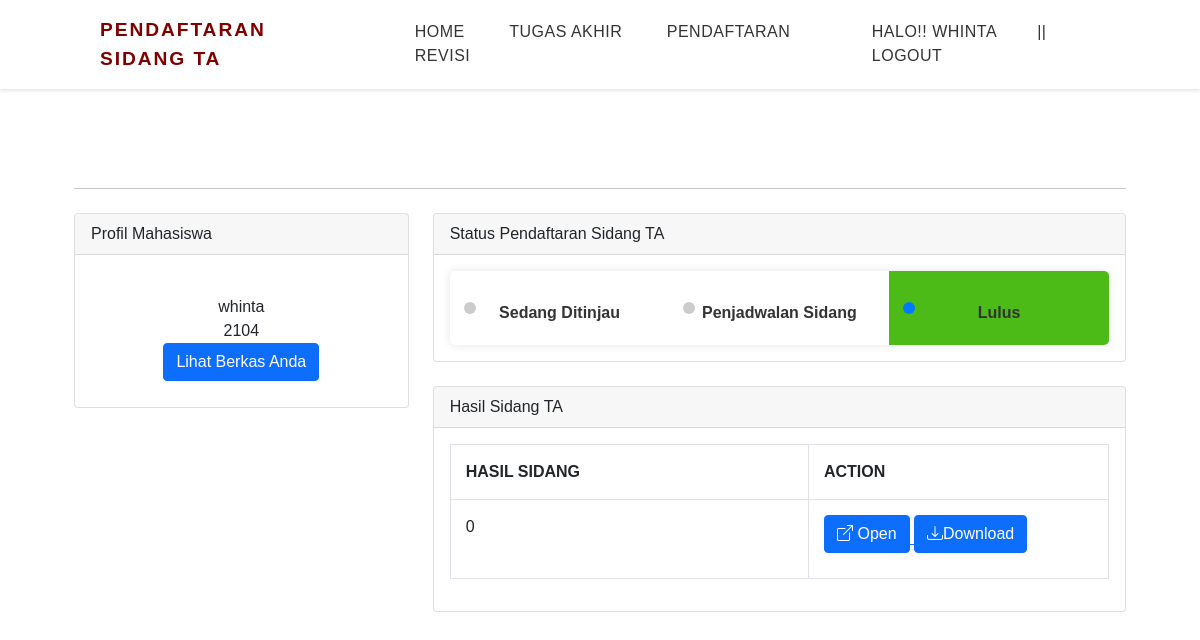
Page /user/profil_lulus.php (signed in) on the committed database.
### tables this page shows
CREATE TABLE `multiuser` (
  `nama` varchar(255) NOT NULL,
  `no_hp` varchar(255) NOT NULL,
  `nim` varchar(255) NOT NULL,
  `pass` varchar(255) NOT NULL,
  `status_form_pengajuan_sidangTA` varchar(255) NOT NULL,
  `status_form_administrasi` varchar(255) NOT NULL,
  `nilai_sidang` varchar(255) NOT NULL,
  `jadwal_sidang` varchar(255) NOT NULL,
  `hak_akses` varchar(255) NOT NULL
);

### user/profil_lulus.php (the view, shortened to what this page needs)
<?php
include "../admin/connect.php";
$nim = $_SESSION['nim'];
$sql = "SELECT  nim, nilai_sidang
FROM multiuser
WHERE nim = '$nim'
LIMIT 0, 25;";
$hasil = mysqli_query($koneksi, $sql);
$data_hasil = mysqli_fetch_assoc($hasil);
?>
<!DOCTYPE html>
<html lang="en">
<head>
    <link rel="stylesheet" href="../index.css">
    <link rel="stylesheet" href="pendaftaran.css">
    <link rel="stylesheet" href="profil.css">
    <link rel="stylesheet" href="https://cdn.jsdelivr.net/npm/bootstrap-icons@1.7.2/font/bootstrap-icons.css">
    <link href="https://cdn.jsdelivr.net/npm/bootstrap@5.0.2/dist/css/bootstrap.min.css" rel="stylesheet">
</head>
<body>
    <section>
        <header style="padding: 15px 100px 5px 100px;">
            <div class="logo" style="margin-top: -10px;">PENDAFTARAN SIDANG TA</div>
            <ul style="margin-top: 5px;">
                <li><a href="../index.php">Home</a></li>
                <li><a href="tugasakhir.php">Tugas Akhir</a></li>
                <li><a href="pendaftaran.php">Pendaftaran</a></li>
                <li><a href="revisi.php">Revisi</a></li>
            </ul>
            <ul style="margin-top: 5px;">
                <?php
                $query_nama = "SELECT `nama` FROM `multiuser` WHERE nim = '$nim';";
                $hasil_nama = mysqli_query($koneksi, $query_nama);
                if ($hasil_nama) {
                    $row_nama = mysqli_fetch_assoc($hasil_nama);
                    $nama = $row_nama['nama'];
                    echo "<li><a href='profil.php'>halo!! " . $nama . "</a></li>";
                    echo "<li><span>||</span></li>";
                    echo "<li><a href='../login multiuser/logout.php'>Logout</a></li>";
                } else {
                    echo "Error in query: " . mysqli_error($koneksi);
                }
                ?>
            </ul>
        </header>
        <div class="container-xl px-4 mt-4">
            <hr class="mt-0 mb-4">
            <div class="row">
                <div class="col-xl-4">
                    <div class="card mb-4 mb-xl-0">
                        <div class="card-header">Profil Mahasiswa</div>
                        <div class="card-body text-center">
                            <div class="logo">
                                <?php
                                $query_nama = "SELECT `nama` FROM `multiuser` WHERE nim = '$nim';";
                                $hasil_nama = mysqli_query($koneksi, $query_nama);
                                if ($hasil_nama) {
                                    $row_nama = mysqli_fetch_assoc($hasil_nama);
                                    $nama = $row_nama['nama'];
                                    echo "<span> " . $nama . "</span>";
                                    echo "<br><span> " . $nim . "</span>";
                                } else {
                                    echo "Error in query: " . mysqli_error($koneksi);
                                }
                                ?> <br>
                                <a href="berkas.php" class="btn btn-primary">
                                    <span></span>Lihat Berkas Anda
                                </a>
                            </div>
                        </div>
                    </div>
                </div>
                <div class="col-xl-8">
                    <div class="card mb-4">
                        <div class="card-header">Status Pendaftaran Sidang TA</div>
                        <div class="card-body">
                            <div class="status-container">
                                <div class="status-step">
                                    <div class="dot"></div>
                                    <div class="status-text">Sedang Ditinjau</div>
                                </div>
                                <div class="status-step">
                                    <div class="dot"></div>
                                    <div class="status-text">Penjadwalan Sidang</div>
                                </div>
                                <div class="status-step active">
                                    <div class="dot"></div>
                                    <div class="status-text">Lulus</div>
                                </div>
                            </div>
                        </div>
                    </div>
                    <div class="card mb-4">
                        <div class="card-header">Hasil Sidang TA</div>
                        <div class="card-body">
                            <table width="1000px" class="table table-bordered" style="text-align: left;">
                                <thead>
                                    <tr>
                                        <th style="padding: 15px;">HASIL SIDANG</th>
                                        <th style="padding: 15px; width: 300px;">ACTION</th>
                                    </tr>
                                </thead>
                                <tbody>
                                    <td style="padding: 15px;"><?php echo $data_hasil['nilai_sidang'] ?></td>
                                    <td style="padding: 15px; width:300px;">
                                        <a href="pdfs/<?php echo $data_hasil['nilai_sidang']; ?>" target="_blank">
                                            <button type="button" class="btn btn-primary"><span class="bi bi-box-arrow-up-right"></span> Open</button>
                                        </a>
                                        <a href="download.php?Url=<?Php echo $data_hasil['nilai_sidang']; ?>" class="btn btn-primary">
                                            <span class="bi bi-download"></span>Download
                                        </a>
                                    </td>
                                </tbody>
                            </table>
                        </div>
                    </div>
                </div>
            </div>
        </div>
    </section>
</body>
</html>

### index.css (style rules this page uses)
* { margin: 0; padding: 0; box-sizing: border-box; font-family: sans-serif; }
body { display: flex; justify-content: center; align-items: center; }
section { position: relative; width: 100%; min-height: 100vh; padding: 50px; display: flex; justify-content: space-between; align-items: center; background: #fff; }
header { position: absolute; top: 0; left: 0; width: 100%; padding: 20px 100px 20px 100px; display: flex; justify-content: space-between; align-items: center; box-shadow: 0 2px 3px rgba(0, 0, 0, .1); overflow: auto; }
header .logo { color: #800000; font-size: 1.2em; font-weight: 700; letter-spacing: 0.1em; }
header ul { margin-top: 5px; }
header ul li { list-style: none; display: inline-block; }
header ul li a { text-transform: uppercase; color: #333; font-weight: 400; margin-left: 40px; text-decoration: none; letter-spacing: 0.5px; }
header ul li span { text-transform: uppercase; color: #333; font-weight: 400; margin-left: 40px; text-decoration: none; letter-spacing: 0.5px; }
header ul li a::before { text-transform: uppercase; color: #333; font-weight: 400; margin-left: 40px; text-decoration: none; letter-spacing: 0.5px; }
header ul li a::after { text-transform: uppercase; color: #333; font-weight: 400; margin-left: 40px; text-decoration: solid; letter-spacing: 0.5px; }

### user/pendaftaran.css (style rules this page uses)
body { min-height: 100vh; background-color: var(--primary-color); }
.btn { margin-bottom: 10px; padding: 10px; border-radius: 5px; border: 0px; font-size: 17px; color: #fff; }

### user/profil.css (style rules this page uses)
body { font-family: Arial, sans-serif; background-color: #f5f5f5; margin: 0; padding: 0; display: flex; justify-content: center; align-items: center; height: 100vh; }
.status-container { display: flex; justify-content: space-between; align-items: center; background-color: #fff; box-shadow: 0 0 10px rgba(0, 0, 0, 0.1); border-radius: 5px; overflow: hidden; }
.status-step { flex: 1; text-align: center; position: relative; padding: 20px; box-sizing: border-box; }
.dot { width: 12px; height: 12px; background-color: #ccc; border-radius: 50%; position: absolute; top: 50%; transform: translate(-50%, -50%); }
.status-text { margin-top: 10px; font-weight: bold; color: #333; }
.status-step.active .dot, .status-step.completed .dot { background-color: #007BFF; }
.status-step.active { background-color: #4cbb17; color: #fff; }

### rows in the picture
multiuser: nama "WHINTA", nama "whinta", nilai_sidang "0"

### other values in the picture
$nim "2104"
